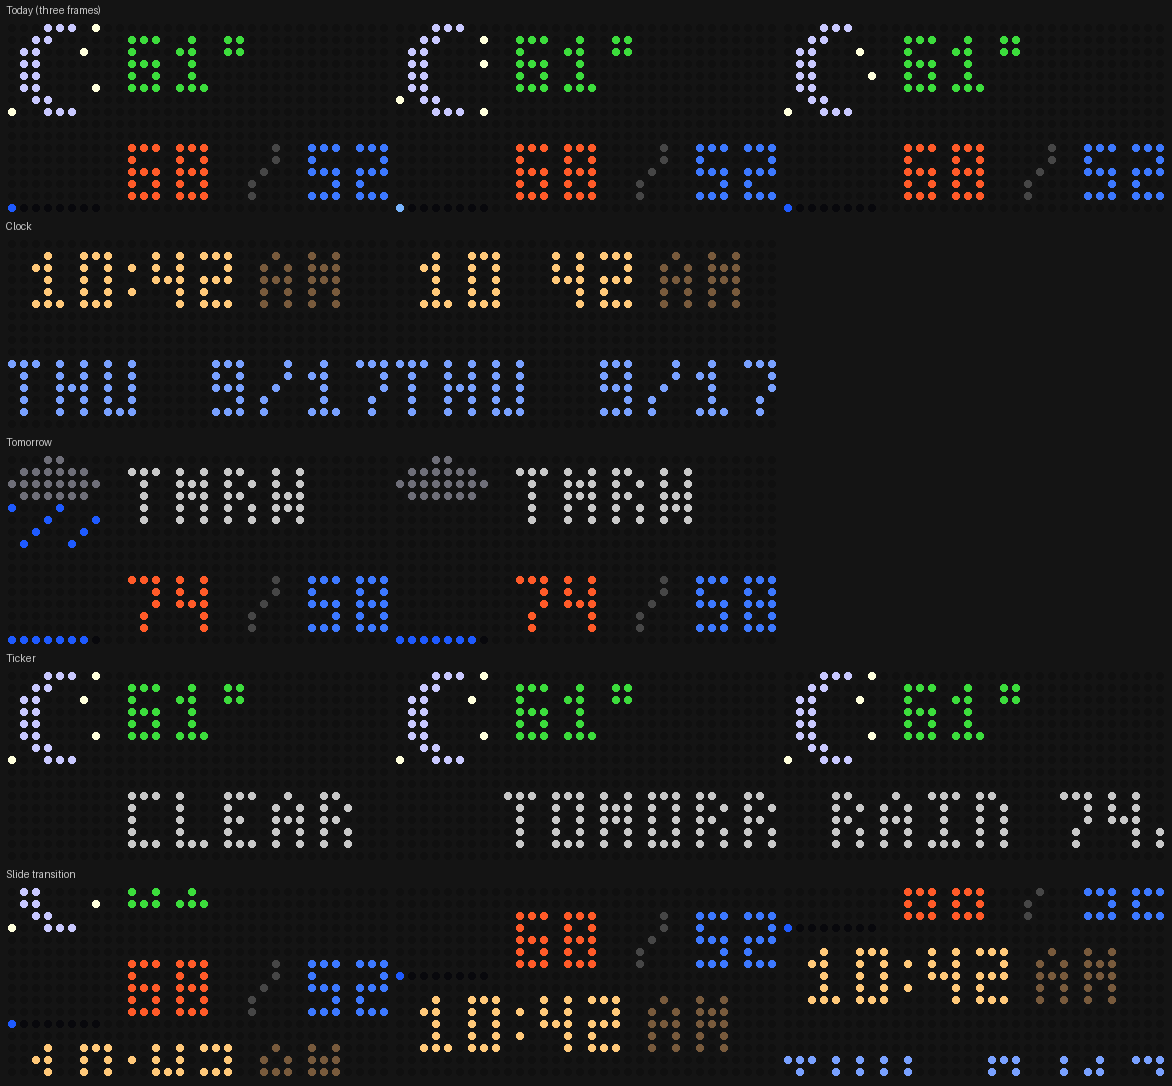

Reproduce this figure in Python.
# Renders the display pages to preview.png on a computer (pip install pillow).
# Run:  python3 preview.py
from PIL import Image, ImageDraw
import time
import weather_gfx as g

wx = dict(temp=61, hi=68, lo=52, code=0, is_day=False, precip_prob=10,
          tmrw_hi=74, tmrw_lo=58, tmrw_code=61, tmrw_precip=80)
t = time.struct_time((2026, 9, 17, 10, 42, 0, 3, 260, -1))
msg = g.message_for(wx)
shots = [
    ("Today (three frames)", [g.render_weather(wx, f) for f in range(3)]),
    ("Clock", [g.render_clock(t, f) for f in range(2)]),
    ("Tomorrow", [g.render_tomorrow(wx, f) for f in range(2)]),
    ("Ticker", [g.render_ticker(wx, 0, msg, x) for x in (10, -20, -60)]),
    ("Slide transition", [g.slide(g.render_weather(wx, 0), g.render_clock(t, 0), s) for s in (4, 8, 12)]),
]
S, gap = 12, 4
img = Image.new("RGB", ((32 * S + gap) * 3 + 8, (16 * S + 20 + gap) * len(shots) + 6), (20, 20, 20))
d = ImageDraw.Draw(img)
y0 = 4
for title, bufs in shots:
    d.text((6, y0), title, fill=(200, 200, 200))
    for i, buf in enumerate(bufs):
        x0 = 6 + i * (32 * S + gap)
        for y in range(16):
            for x in range(32):
                c = buf.get((x, y), (16, 16, 16))
                d.ellipse([x0 + x * S + 2, y0 + 18 + y * S + 2, x0 + x * S + S - 3, y0 + 18 + y * S + S - 3], fill=c)
    y0 += 16 * S + 20 + gap
img.save("preview.png")
print("wrote preview.png", img.size)
